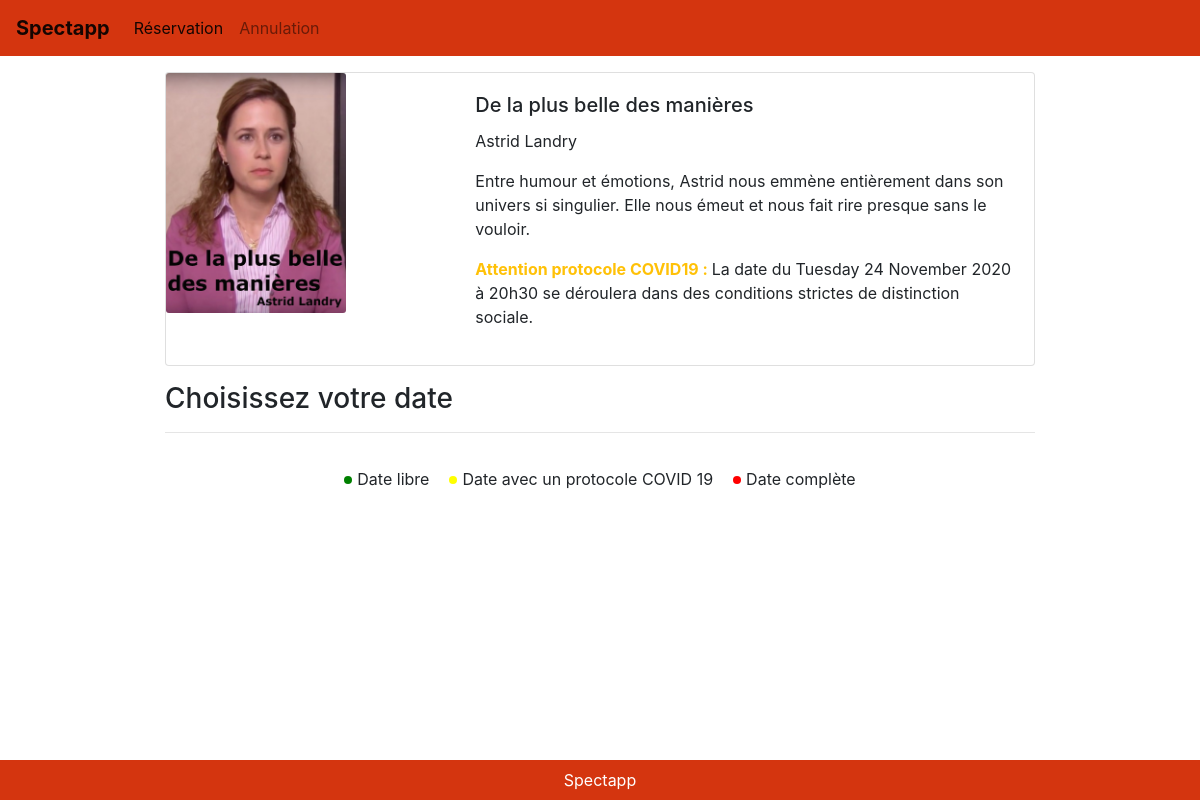
The page /spectapp-src/booking-date.php?show_id=2 on the database its author committed.
### tables this page shows
CREATE TABLE IF NOT EXISTS `show` (
  `show_name` text NOT NULL,
  `show_poster_file` text NOT NULL,
  `show_id` int(11) NOT NULL,
  `show_description` text NOT NULL,
  `show_artist` text NOT NULL,
  PRIMARY KEY (`show_id`)
);

CREATE TABLE IF NOT EXISTS `performance` (
  `performance_id` int(11) NOT NULL AUTO_INCREMENT,
  `performance_date` text NOT NULL,
  `performance_covid_code` text NOT NULL,
  `performance_reserved_seats` text NOT NULL,
  `show_id` int(11) NOT NULL,
  PRIMARY KEY (`performance_id`)
);

### spectapp-src/booking-date.php (the view, shortened to what this page needs)
<!DOCTYPE html>
<html lang="fr" class="h-100">
    <head>
        <link rel="stylesheet" href="css/bootstrap/bootstrap.css"/>
        <link href='js/fullcalendar/main.min.css' rel='stylesheet' />
        <link rel="stylesheet" href="css/spectapp-style.css"/>
        <link rel="stylesheet" href="css/booking-date.css"/>
    </head>
    <body class="d-flex flex-column h-100">
        <header>
            <nav class="navbar navbar-expand-lg navbar-light">
                <a class="navbar-brand" href="index.php">Spectapp</a>
                <div class="collapse navbar-collapse" id="navbarSupportedContent">
                    <ul class="navbar-nav mr-auto">
                        <li class="nav-item active">
                            <a class="nav-link" href="index.php">Réservation</span></a>
                        </li>
                        <li class="nav-item">
                            <a class="nav-link" href="cancel-portal.html">Annulation</a>
                        </li>
                    </ul>
                </div>
            </nav>
        </header>
        <main role="main" class="container">
            <?php
            include('link-db-client/connect-db.php');
            mysqli_set_charset($link_db, "utf8");
            if($link_db){
                if(isset($_GET['show_id'])) {
                    $show_id=$_GET['show_id'];
                    $covid_performance_resume="";
                    if ($result_query = mysqli_query($link_db, "SELECT * FROM `show` WHERE `show_id`=".$show_id)) {
                        $shows_tab_assoc = mysqli_fetch_assoc($result_query);
                        $show_poster_file_path="posters/".$shows_tab_assoc["show_poster_file"];
                        $show_name=$shows_tab_assoc["show_name"];
                        $show_artist=$shows_tab_assoc["show_artist"];
                        $show_description=$shows_tab_assoc["show_description"];
                        if ($result_query = mysqli_query($link_db, "SELECT * FROM `performance` WHERE `performance_covid_code`=1 AND `show_id`=".$show_id)) {
                            if (mysqli_num_rows($result_query)>0){
                                while ($result_row = mysqli_fetch_assoc($result_query)) {
                                    $covid_performance_tab_assoc[]=$result_row;
                                }
                                $covid_protocol_performance_count=count($covid_performance_tab_assoc);
                                if($covid_protocol_performance_count==1){
                                    $date_covid_performance=$covid_performance_tab_assoc[0]["performance_date"];
                                    $date_covid_performance=strftime("%A %e %B %G à %Hh%M",strtotime($date_covid_performance));
                                    $date_covid_performance=str_replace('Ã','à',utf8_encode($date_covid_performance));
                                    $covid_performance_resume="<p id='covid-code'> <span class='font-weight-bolder text-warning'>Attention protocole COVID19 : </span>La date du ".$date_covid_performance." se déroulera dans des conditions strictes de distinction sociale.</span></p>";
                                }
                            }
                            else    $covid_performance_resume=null;
                        }
                        else    header('Location:error/error.html');
                    }
                    else    header('Location:error/error.html');
                }
                else    header('Location:error/error.html');
            }
            else    header('Location:error/error.html');
            ?>
            <div class="mt-3">
                <div class='card mb-3'>
                    <div class='row no-gutters'>
                        <div class='col-md-4'>
                            <img src='<?php echo $show_poster_file_path; ?>' class='card-img performance-info-poster' alt='poster'>
                        </div>
                        <div class='col-md-8'>
                            <div class='card-body'>
                                <h5 class='card-title'><?php echo $show_name; ?></h5>
                                <p class='card-text'> <?php echo $show_artist; ?></p>
                                <p id="show-decription" class='card-text'> <?php echo $show_description; ?></p>
                                <p class='card-text'> <?php echo $covid_performance_resume; ?></p>
                            </div>
                        </div>
                    </div>
                </div>
            </div>
            <div class="mt-3 mb-3">
                <h3 >Choisissez votre date</h5>
            </div>
            <hr class="mb-3 mt-1">
            <div id='calendar-container' class="mb-5">
                <div id="calendar" class="p-1"></div>
                <div id='legend'>
                    <ul class='inlineList'>
                        <li><span class="green"></span>Date libre</li>
                        <li><span class="yellow"></span>Date avec un protocole COVID 19</li>
                        <li><span class="red"></span>Date complète</li>
                    </ul>
                </div>
            </div>
        </main>
        <footer class="footer mt-auto py-2">
            <div class="footer-copyright text-center text-white">
                <a class="text-white" href="index.php">Spectapp</a>
            </div>
        </footer>
    </body>
</html>

### spectapp-src/css/spectapp-style.css (style rules this page uses)
.navbar-brand { font-weight: bold; }
.navbar ,.footer { background-color: #d4350f; }
@media (min-width:1200px) { main { width: 75% !important; } }
.performance-info-poster { max-width:180px !important ; }

### spectapp-src/css/booking-date.css (style rules this page uses)
#calendar { margin: auto; max-width: 590px; }
li span { display: block; float: left; height: 8px; width: 8px; margin-right: 5px; margin-top: 9px; border-radius: 8px; }
.green { background-color: green; }
.red { background-color: red; }
.yellow { background-color: yellow; }
.inlineList { display: flex; flex-direction: row; justify-content: flex-start; list-style: none; padding: 0; white-space: nowrap; margin: auto; max-width: fit-content; }
.inlineList li { padding: 10px; }

### rows shown on the page
show: show_poster_file (picture), show_name "De la plus belle des manières", show_artist "Astrid Landry", show_description "Entre humour et émotions, Astrid nous emmène entièrement dans son univers si singulier. Elle nous émeut et nous fait rire presque sans le vouloir."
performance: performance_date "Tuesday 24 November 2020 à 20h30"
